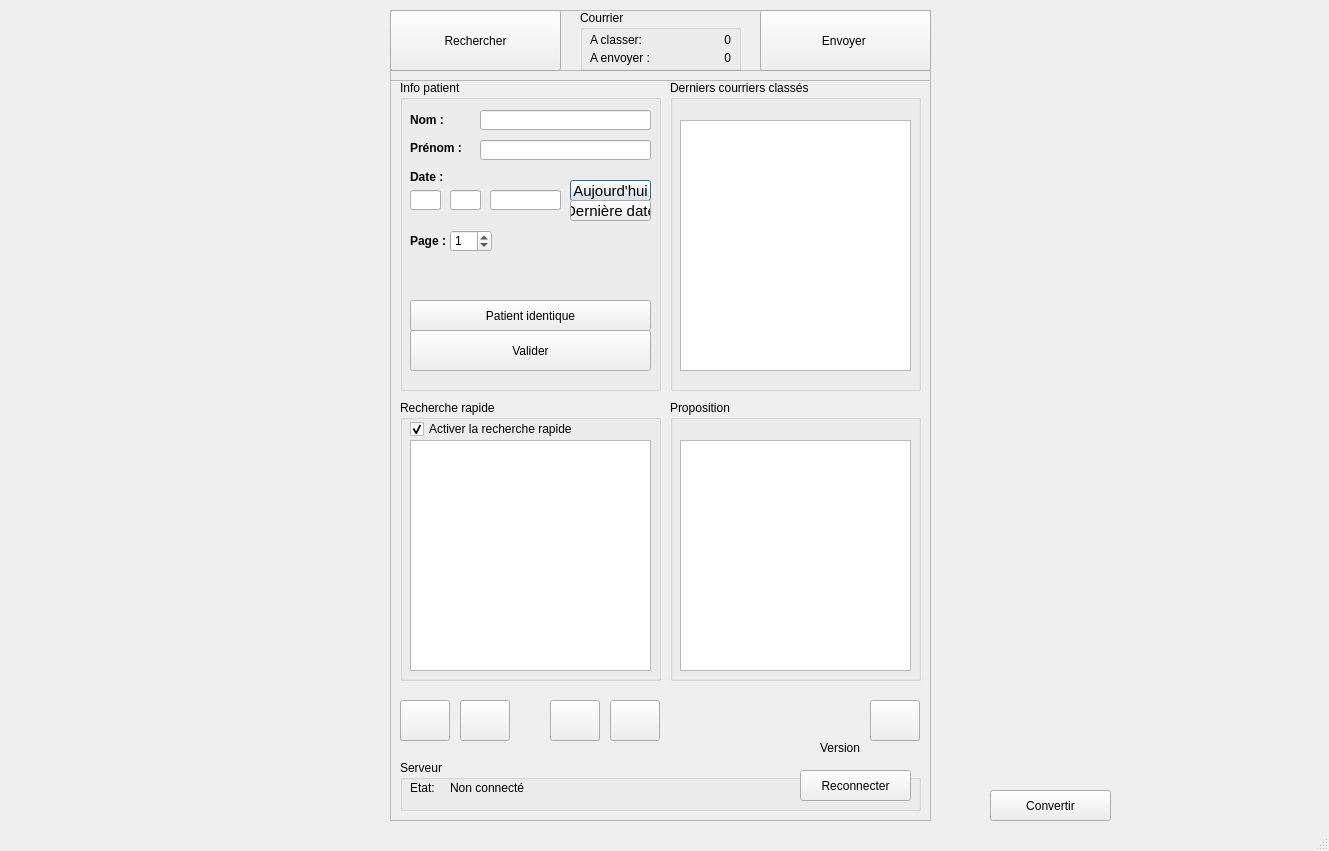
<?xml version="1.0" encoding="UTF-8"?>
<ui version="4.0">
 <class>CourrierManagerClass</class>
 <widget class="QDialog" name="CourrierManagerClass">
  <property name="geometry">
   <rect>
    <x>0</x>
    <y>0</y>
    <width>1329</width>
    <height>851</height>
   </rect>
  </property>
  <property name="maximumSize">
   <size>
    <width>16777215</width>
    <height>16777215</height>
   </size>
  </property>
  <property name="windowTitle">
   <string>CourrierManager</string>
  </property>
  <property name="locale">
   <locale language="French" country="Belgium"/>
  </property>
  <property name="sizeGripEnabled">
   <bool>true</bool>
  </property>
  <widget class="QFrame" name="toolBar">
   <property name="geometry">
    <rect>
     <x>390</x>
     <y>70</y>
     <width>541</width>
     <height>751</height>
    </rect>
   </property>
   <property name="sizePolicy">
    <sizepolicy hsizetype="Preferred" vsizetype="MinimumExpanding">
     <horstretch>0</horstretch>
     <verstretch>0</verstretch>
    </sizepolicy>
   </property>
   <property name="frameShape">
    <enum>QFrame::StyledPanel</enum>
   </property>
   <property name="frameShadow">
    <enum>QFrame::Sunken</enum>
   </property>
   <widget class="QGroupBox" name="grpPatient">
    <property name="geometry">
     <rect>
      <x>10</x>
      <y>10</y>
      <width>261</width>
      <height>311</height>
     </rect>
    </property>
    <property name="title">
     <string>Info patient</string>
    </property>
    <widget class="QLabel" name="lblNom">
     <property name="geometry">
      <rect>
       <x>10</x>
       <y>30</y>
       <width>61</width>
       <height>20</height>
      </rect>
     </property>
     <property name="font">
      <font>
       <weight>75</weight>
       <bold>true</bold>
      </font>
     </property>
     <property name="text">
      <string>Nom :</string>
     </property>
    </widget>
    <widget class="QLabel" name="lblPrenom">
     <property name="geometry">
      <rect>
       <x>10</x>
       <y>60</y>
       <width>71</width>
       <height>16</height>
      </rect>
     </property>
     <property name="font">
      <font>
       <weight>75</weight>
       <bold>true</bold>
      </font>
     </property>
     <property name="text">
      <string>Prénom :</string>
     </property>
    </widget>
    <widget class="QLineEdit" name="txtName">
     <property name="geometry">
      <rect>
       <x>80</x>
       <y>30</y>
       <width>171</width>
       <height>20</height>
      </rect>
     </property>
    </widget>
    <widget class="QLineEdit" name="txtSurname">
     <property name="geometry">
      <rect>
       <x>80</x>
       <y>60</y>
       <width>171</width>
       <height>20</height>
      </rect>
     </property>
    </widget>
    <widget class="QLabel" name="lblDate">
     <property name="geometry">
      <rect>
       <x>10</x>
       <y>90</y>
       <width>46</width>
       <height>14</height>
      </rect>
     </property>
     <property name="font">
      <font>
       <weight>75</weight>
       <bold>true</bold>
      </font>
     </property>
     <property name="text">
      <string>Date :</string>
     </property>
    </widget>
    <widget class="QPushButton" name="btnToday">
     <property name="geometry">
      <rect>
       <x>170</x>
       <y>100</y>
       <width>81</width>
       <height>21</height>
      </rect>
     </property>
     <property name="font">
      <font>
       <pointsize>11</pointsize>
      </font>
     </property>
     <property name="text">
      <string>Aujourd'hui</string>
     </property>
    </widget>
    <widget class="QLineEdit" name="txtDay">
     <property name="geometry">
      <rect>
       <x>10</x>
       <y>110</y>
       <width>31</width>
       <height>20</height>
      </rect>
     </property>
    </widget>
    <widget class="QLineEdit" name="txtMonth">
     <property name="geometry">
      <rect>
       <x>50</x>
       <y>110</y>
       <width>31</width>
       <height>20</height>
      </rect>
     </property>
    </widget>
    <widget class="QLineEdit" name="txtYear">
     <property name="geometry">
      <rect>
       <x>90</x>
       <y>110</y>
       <width>71</width>
       <height>20</height>
      </rect>
     </property>
    </widget>
    <widget class="QPushButton" name="btnLastDate">
     <property name="geometry">
      <rect>
       <x>170</x>
       <y>120</y>
       <width>81</width>
       <height>21</height>
      </rect>
     </property>
     <property name="font">
      <font>
       <pointsize>11</pointsize>
      </font>
     </property>
     <property name="text">
      <string>Dernière date</string>
     </property>
    </widget>
    <widget class="QLabel" name="lblPage">
     <property name="geometry">
      <rect>
       <x>10</x>
       <y>150</y>
       <width>46</width>
       <height>21</height>
      </rect>
     </property>
     <property name="font">
      <font>
       <weight>75</weight>
       <bold>true</bold>
      </font>
     </property>
     <property name="text">
      <string>Page :</string>
     </property>
    </widget>
    <widget class="QSpinBox" name="spPage">
     <property name="geometry">
      <rect>
       <x>50</x>
       <y>150</y>
       <width>42</width>
       <height>22</height>
      </rect>
     </property>
     <property name="value">
      <number>1</number>
     </property>
    </widget>
    <widget class="QPushButton" name="btnValidate">
     <property name="geometry">
      <rect>
       <x>10</x>
       <y>250</y>
       <width>241</width>
       <height>41</height>
      </rect>
     </property>
     <property name="text">
      <string>Valider</string>
     </property>
    </widget>
    <widget class="QPushButton" name="btnSamePatient">
     <property name="geometry">
      <rect>
       <x>10</x>
       <y>220</y>
       <width>241</width>
       <height>31</height>
      </rect>
     </property>
     <property name="text">
      <string>Patient identique</string>
     </property>
    </widget>
   </widget>
   <widget class="QGroupBox" name="grpFastSearch">
    <property name="geometry">
     <rect>
      <x>10</x>
      <y>330</y>
      <width>261</width>
      <height>281</height>
     </rect>
    </property>
    <property name="title">
     <string>Recherche rapide</string>
    </property>
    <widget class="QCheckBox" name="cbFastSearch">
     <property name="geometry">
      <rect>
       <x>10</x>
       <y>20</y>
       <width>241</width>
       <height>18</height>
      </rect>
     </property>
     <property name="text">
      <string>Activer la recherche rapide</string>
     </property>
     <property name="checked">
      <bool>true</bool>
     </property>
    </widget>
    <widget class="QListView" name="tablePatient">
     <property name="geometry">
      <rect>
       <x>10</x>
       <y>40</y>
       <width>241</width>
       <height>231</height>
      </rect>
     </property>
     <property name="horizontalScrollBarPolicy">
      <enum>Qt::ScrollBarAlwaysOff</enum>
     </property>
     <property name="editTriggers">
      <set>QAbstractItemView::NoEditTriggers</set>
     </property>
    </widget>
   </widget>
   <widget class="QPushButton" name="btnNext">
    <property name="geometry">
     <rect>
      <x>160</x>
      <y>630</y>
      <width>50</width>
      <height>41</height>
     </rect>
    </property>
    <property name="text">
     <string/>
    </property>
   </widget>
   <widget class="QPushButton" name="btnDelete">
    <property name="geometry">
     <rect>
      <x>220</x>
      <y>630</y>
      <width>50</width>
      <height>41</height>
     </rect>
    </property>
    <property name="font">
     <font>
      <underline>false</underline>
      <strikeout>false</strikeout>
     </font>
    </property>
    <property name="text">
     <string/>
    </property>
   </widget>
   <widget class="QLabel" name="lblVersion">
    <property name="geometry">
     <rect>
      <x>430</x>
      <y>670</y>
      <width>101</width>
      <height>16</height>
     </rect>
    </property>
    <property name="text">
     <string>Version</string>
    </property>
   </widget>
   <widget class="QPushButton" name="btnConfiguration">
    <property name="geometry">
     <rect>
      <x>480</x>
      <y>630</y>
      <width>50</width>
      <height>41</height>
     </rect>
    </property>
    <property name="text">
     <string/>
    </property>
    <property name="iconSize">
     <size>
      <width>32</width>
      <height>32</height>
     </size>
    </property>
   </widget>
   <widget class="QGroupBox" name="serverBar">
    <property name="geometry">
     <rect>
      <x>10</x>
      <y>690</y>
      <width>521</width>
      <height>51</height>
     </rect>
    </property>
    <property name="title">
     <string>Serveur</string>
    </property>
    <widget class="QLabel" name="lblTitleConnected">
     <property name="geometry">
      <rect>
       <x>10</x>
       <y>20</y>
       <width>41</width>
       <height>16</height>
      </rect>
     </property>
     <property name="text">
      <string>Etat:</string>
     </property>
    </widget>
    <widget class="QLabel" name="lblConnected">
     <property name="geometry">
      <rect>
       <x>50</x>
       <y>20</y>
       <width>91</width>
       <height>16</height>
      </rect>
     </property>
     <property name="text">
      <string>Non connecté</string>
     </property>
    </widget>
    <widget class="QPushButton" name="btnConnect">
     <property name="geometry">
      <rect>
       <x>400</x>
       <y>10</y>
       <width>111</width>
       <height>31</height>
      </rect>
     </property>
     <property name="text">
      <string>Reconnecter</string>
     </property>
    </widget>
   </widget>
   <widget class="QGroupBox" name="grpOcr">
    <property name="geometry">
     <rect>
      <x>280</x>
      <y>330</y>
      <width>251</width>
      <height>281</height>
     </rect>
    </property>
    <property name="title">
     <string>Proposition</string>
    </property>
    <widget class="QListWidget" name="ocrWidget">
     <property name="geometry">
      <rect>
       <x>10</x>
       <y>40</y>
       <width>231</width>
       <height>231</height>
      </rect>
     </property>
    </widget>
   </widget>
   <widget class="QGroupBox" name="grpLastMade">
    <property name="geometry">
     <rect>
      <x>280</x>
      <y>10</y>
      <width>251</width>
      <height>311</height>
     </rect>
    </property>
    <property name="title">
     <string>Derniers courriers classés</string>
    </property>
    <widget class="QTableWidget" name="m_historyTable">
     <property name="geometry">
      <rect>
       <x>10</x>
       <y>40</y>
       <width>231</width>
       <height>251</height>
      </rect>
     </property>
    </widget>
   </widget>
   <widget class="QPushButton" name="btnRotate">
    <property name="geometry">
     <rect>
      <x>10</x>
      <y>630</y>
      <width>50</width>
      <height>41</height>
     </rect>
    </property>
    <property name="text">
     <string/>
    </property>
   </widget>
   <widget class="QPushButton" name="btnLandscape">
    <property name="geometry">
     <rect>
      <x>70</x>
      <y>630</y>
      <width>50</width>
      <height>41</height>
     </rect>
    </property>
    <property name="text">
     <string/>
    </property>
   </widget>
  </widget>
  <widget class="QFrame" name="topButtons">
   <property name="geometry">
    <rect>
     <x>390</x>
     <y>10</y>
     <width>541</width>
     <height>71</height>
    </rect>
   </property>
   <property name="frameShape">
    <enum>QFrame::StyledPanel</enum>
   </property>
   <property name="frameShadow">
    <enum>QFrame::Raised</enum>
   </property>
   <widget class="QPushButton" name="btnSearch">
    <property name="geometry">
     <rect>
      <x>0</x>
      <y>0</y>
      <width>171</width>
      <height>61</height>
     </rect>
    </property>
    <property name="text">
     <string>Rechercher</string>
    </property>
   </widget>
   <widget class="QPushButton" name="btnSend">
    <property name="geometry">
     <rect>
      <x>370</x>
      <y>0</y>
      <width>171</width>
      <height>61</height>
     </rect>
    </property>
    <property name="text">
     <string>Envoyer </string>
    </property>
   </widget>
   <widget class="QGroupBox" name="grpEtat">
    <property name="geometry">
     <rect>
      <x>190</x>
      <y>0</y>
      <width>161</width>
      <height>61</height>
     </rect>
    </property>
    <property name="title">
     <string>Courrier</string>
    </property>
    <widget class="QLabel" name="label">
     <property name="geometry">
      <rect>
       <x>10</x>
       <y>20</y>
       <width>61</width>
       <height>20</height>
      </rect>
     </property>
     <property name="text">
      <string>A classer:</string>
     </property>
    </widget>
    <widget class="QLabel" name="label_2">
     <property name="geometry">
      <rect>
       <x>10</x>
       <y>40</y>
       <width>61</width>
       <height>16</height>
      </rect>
     </property>
     <property name="text">
      <string>A envoyer :</string>
     </property>
    </widget>
    <widget class="QLabel" name="lblRemaining">
     <property name="geometry">
      <rect>
       <x>100</x>
       <y>20</y>
       <width>51</width>
       <height>20</height>
      </rect>
     </property>
     <property name="text">
      <string>0</string>
     </property>
     <property name="alignment">
      <set>Qt::AlignRight|Qt::AlignTrailing|Qt::AlignVCenter</set>
     </property>
    </widget>
    <widget class="QLabel" name="lblSent">
     <property name="geometry">
      <rect>
       <x>90</x>
       <y>40</y>
       <width>61</width>
       <height>16</height>
      </rect>
     </property>
     <property name="text">
      <string>0</string>
     </property>
     <property name="alignment">
      <set>Qt::AlignRight|Qt::AlignTrailing|Qt::AlignVCenter</set>
     </property>
    </widget>
   </widget>
  </widget>
  <widget class="QPushButton" name="btnConvert">
   <property name="geometry">
    <rect>
     <x>990</x>
     <y>790</y>
     <width>121</width>
     <height>31</height>
    </rect>
   </property>
   <property name="text">
    <string>Convertir</string>
   </property>
  </widget>
 </widget>
 <layoutdefault spacing="6" margin="11"/>
 <resources/>
 <connections/>
</ui>
